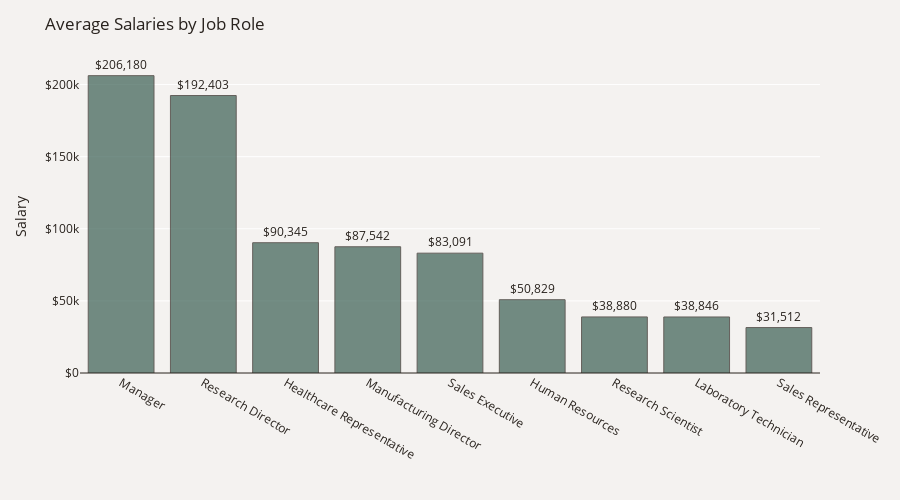

Notebook code for this chart:
### Markdown cell above
Trong tập dữ liệu IBM HR Analytics Attrition, cột MonthlyRate chứa thông tin về mức lương hàng tháng của nhân viên trong khi cột MonthlyIncome chứa thông tin về mức thu nhập hàng tháng của nhân viên. MonthlyRate là mức lương ghi trên hợp đồng lao động của nhân viên, trong khi MonthlyIncome là số tiền thực tế mà nhân viên nhận được hàng tháng. Có thể có sự khác biệt giữa hai giá trị này nếu nhân viên nhận được các khoản thưởng, phụ cấp hoặc giảm trừ thuế trong mức lương thực tế của họ. Do đó, diều này giải thích cho các outliers có trên MonthlyIncome

### Code cell
plot_df = data.groupby('JobRole')['MonthlyIncome'].mean()
plot_df = plot_df.mul(12).rename('Salary').reset_index().sort_values('Salary', ascending=False)
fig = px.bar(plot_df, x='JobRole', y='Salary', text='Salary', opacity=0.7)
fig.update_traces(texttemplate='$%{text:,.0f}', textposition='outside',
                  marker_line={"width":1, "color":'#28221D'}, marker_color='#3A5F53')
fig.update_yaxes(zeroline=True, zerolinewidth=1, zerolinecolor='#28221D')
fig.update_layout(title_text='Average Salaries by Job Role', font_color='#28221D',
                  yaxis=dict(title='Salary',tickprefix='$'), height=500,
                  xaxis_title='', paper_bgcolor='#F4F2F0', plot_bgcolor='#F4F2F0')
fig.show()

### Figure 1 — Plotly figure (JSON) as saved in the notebook; plotly's stock layout.template omitted (floating-point values rounded to 4 significant figures)
{"data": [{"alignmentgroup": "True", "hovertemplate": "JobRole=%{x}<br>Salary=%{text}<extra></extra>", "legendgroup": "", "marker": {"color": "#3A5F53", "line": {"color": "#28221D", "width": 1}, "opacity": 0.7, "pattern": {"shape": ""}}, "name": "", "offsetgroup": "", "orientation": "v", "showlegend": false, "text": [206200.0, 192400.0, 90350.0, 87540.0, 83090.0, 50829, 38880.0, 38850.0, 31512], "textposition": "outside", "texttemplate": "$%{text:,.0f}", "type": "bar", "x": ["Manager", "Research Director", "Healthcare Representative", "Manufacturing Director", "Sales Executive", "Human Resources", "Research Scientist", "Laboratory Technician", "Sales Representative"], "xaxis": "x", "y": [206200.0, 192400.0, 90350.0, 87540.0, 83090.0, 50829, 38880.0, 38850.0, 31512], "yaxis": "y"}], "layout": {"barmode": "relative", "font": {"color": "#28221D"}, "height": 500, "legend": {"tracegroupgap": 0}, "margin": {"t": 60}, "paper_bgcolor": "#F4F2F0", "plot_bgcolor": "#F4F2F0", "title": {"text": "Average Salaries by Job Role"}, "xaxis": {"anchor": "y", "domain": [0, 1], "title": {"text": ""}}, "yaxis": {"anchor": "x", "domain": [0, 1], "tickprefix": "$", "title": {"text": "Salary"}, "zeroline": true, "zerolinecolor": "#28221D", "zerolinewidth": 1}}}
